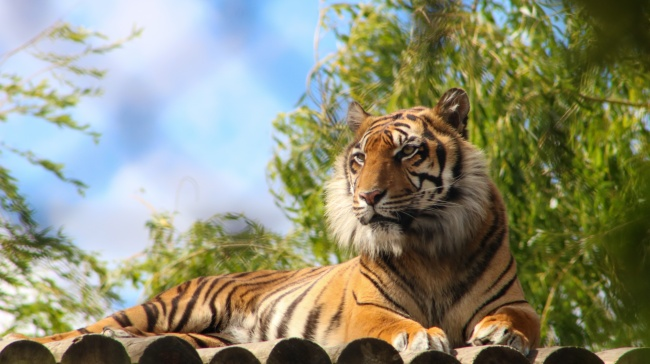
#> input picture resources/tiger.jpeg, 650 x 364 px, found by its file name
$ python 03-rotation_matrix.py
#> lines starting #> are read from the running program, lines starting #| are printed output that depends on the picture
#!/usr/bin/env python
#-*- coding:utf-8 -*-

import numpy as np
import cv2 as cv

src = cv.imread('./resources/tiger.jpeg')
#> src is the input picture: shape (364, 650, 3); mean B, G, R 118.9, 142.6, 140.7
cv.imshow("src", src)

h, w, c = src.shape
#> h = 364; w = 650; c = 3
M = np.zeros((2, 3), dtype=np.float32)
alpha = np.cos(np.pi / 4.0)
beta = np.sin(np.pi / 4.0)
# 初始旋转矩阵
cx = w / 2
#> cx = 325
cy = h / 2
#> cy = 182
tx = (1-alpha)*cx - beta*cy
#> tx = -33.5

ty = beta*cx + (1-alpha)*cy
#> ty = 283.1
M[0, 0] = alpha
M[0, 1] = beta
M[0,2] = tx
M[1, 0] = -beta
M[1, 1] = alpha
M[1,2] = ty
print(M)
# change with full size
bound_w = int(h * np.abs(beta) + w * np.abs(alpha))
#> bound_w = 717
bound_h = int(h * np.abs(alpha) + w * np.abs(beta))
#> bound_h = 717
# 添加中心位置迁移
M[0, 2] += bound_w / 2 - cx
M[1, 2] += bound_h / 2 - cy
print(M)

dst = cv.warpAffine(src, M, (bound_w, bound_h))
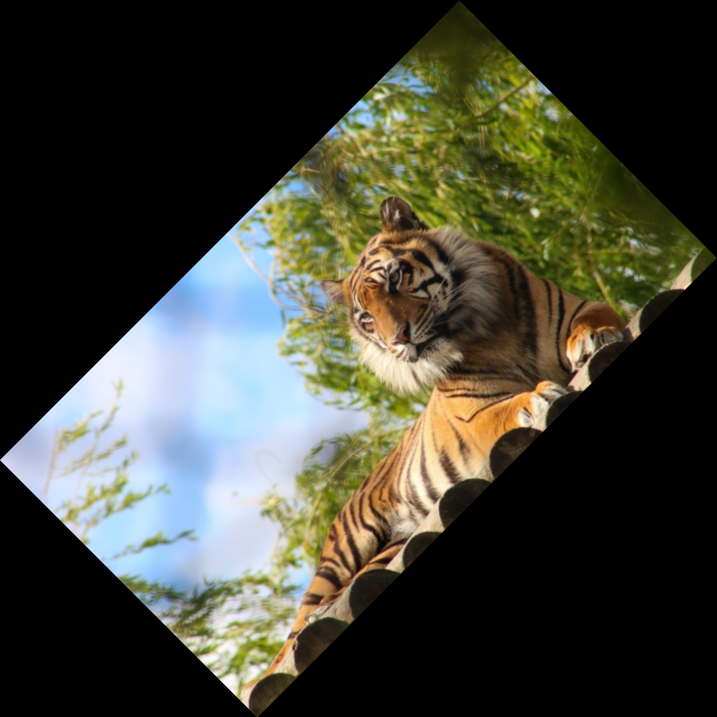
#> dst: shape (717, 717, 3); mean B, G, R 54.7, 65.6, 64.8
cv.imshow("dst", dst)


cv.waitKey(0)
cv.destroyAllWindows()
